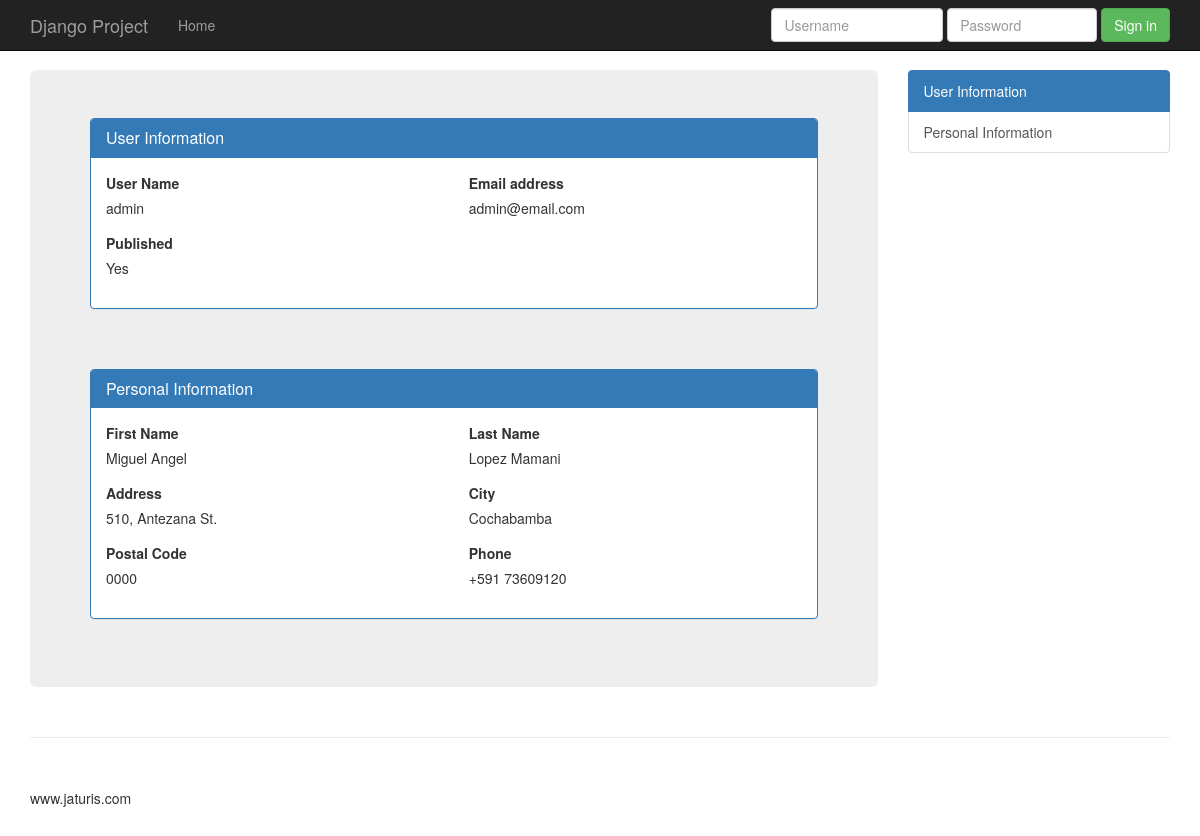
Page /profile/1/ on the committed database.
### users/models.py (models this page shows)
class User(models.Model):
	privilege = models.ForeignKey(Privilege, on_delete=models.CASCADE)
	login = models.CharField(max_length=64)
	password = models.CharField(max_length=64)
	email = models.CharField(max_length=255)
	last_visit_date = models.DateTimeField(blank=True, null=True)

### profile_page/models.py (models this page shows)
class Profile(models.Model):
    user = models.ForeignKey(User, on_delete=models.CASCADE)
    name = models.CharField(max_length=70, blank=True, null=True)
    surname = models.CharField(max_length=70, blank=True, null=True)
    address = models.CharField(max_length=255, blank=True, null=True)
    city = models.CharField(max_length=70, blank=True, null=True)
    postal_code = models.CharField(max_length=10, blank=True, null=True)
    phone = models.CharField(max_length=25, blank=True, null=True)
    published = models.CharField(max_length=1, blank=True, null=True)

### profile_page/views.py (the view)
# urls.py: url(r'^(?P<id>\d+)/$', views.published, name='published'),
def published(request, id):
	user = get_object_or_404(User, id=id)
	profile = Profile.objects.get(id=user.id)
	template = loader.get_template('profile/published.html')
	context = {
		'user': user,
		'profile': profile
	}
	return HttpResponse(template.render(context, request))

### profile_page/templates/profile/published.html (shortened to what this page needs)
{% extends "template.html" %}
{% block content %}
    <div class="col-xs-12 col-sm-9">
      <div class="jumbotron">
        <div class="panel panel-primary">
          <div class="panel-heading">
            <h3 class="panel-title">User Information</h3>
          </div>
          <div class="panel-body">
            <div class="row">
              <div class="col-sm-6">
                <div class="form-group">
                  <label for="username">User Name</label>
                  <div>{{ user.login }}</div>
                </div>
              </div>
              <div class="col-sm-6">
                <div class="form-group">
                  <label for="email">Email address</label>
                  <div>{{ user.email }}</div>
                </div>
              </div>
              <div class="col-sm-6">
                <div class="form-group">
                  <label for="published">Published</label>
                  <div>{{ profile.published }}</div>
                </div>
              </div>
            </div>
          </div>
        </div>
        <br/><br/>
        <div class="panel panel-primary">
          <div class="panel-heading">
            <h3 class="panel-title">Personal Information</h3>
          </div>
          <div class="panel-body">
            <div class="row">
              <div class="col-sm-6">
                <div class="form-group">
                  <label for="name">First Name</label>
                  <div>{{ profile.name }}</div>
                </div>
              </div>
              <div class="col-sm-6">
                <div class="form-group">
                  <label for="surname">Last Name</label>
                  <div>{{ profile.surname }}</div>
                </div>
              </div>
              <div class="col-sm-6">
                <div class="form-group">
                  <label for="address">Address</label>
                  <div>{{ profile.address }}</div>
                </div>
              </div>
              <div class="col-sm-6">
                <div class="form-group">
                  <label for="city">City</label>
                  <div>{{ profile.city }}</div>
                </div>
              </div>
              <div class="col-sm-6">
                <div class="form-group">
                  <label for="postal_code">Postal Code</label>
                  <div>{{ profile.postal_code }}</div>
                </div>
              </div>
              <div class="col-sm-6">
                <div class="form-group">
                  <label for="phone">Phone</label>
                  <div>{{ profile.phone }}</div>
                </div>
              </div>
            </div>
          </div>
        </div>
      </div>
    </div>
    <div class="col-xs-6 col-sm-3 sidebar-offcanvas" id="sidebar">
      <div class="list-group">
        <a href="#userinformation" class="list-group-item active">User Information</a>
        <a href="#personalinformation" class="list-group-item">Personal Information</a>
      </div>
    </div>
{% endblock %}

### static/css/offcanvas.css (style rules this page uses)
html, body { overflow-x: hidden; }
body { padding-top: 70px; }

### rows in the picture
User: login "admin", email "admin@email.com"
Profile: published "Yes", name "Miguel Angel", surname "Lopez Mamani", address "510, Antezana St.", city "Cochabamba", postal_code "0000", phone "+591 73609120"
